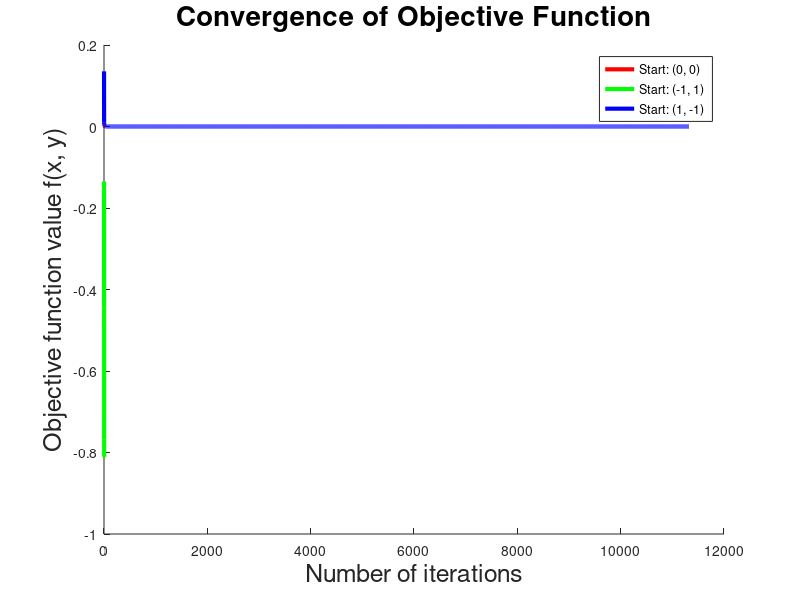

This figure's MATLAB source: (Note: this script raises an error after producing the figure.)
% KARATIS DIMITRIOS 10775
% THEMA 2, ERWTHMA c

clear;
clc;

% Define the function f(x, y) and its gradient
f = @(x, y) x.^5 .* exp(-x.^2 - y.^2);            
grad_f = @(x, y) [5*x.^4 .* exp(-x.^2 - y.^2) - 2*x.^6 .* exp(-x.^2 - y.^2); ...
                 -2*y .* x.^5 .* exp(-x.^2 - y.^2)]; 

% Initial conditions (starting points)
initial_points = [0, 0; -1, 1; 1, -1]; % The three points (x0, y0)
epsilon = 1e-6; % Convergence threshold
max_iter = 5000000; % Maximum number of iterations
a = 1e-4; % Armijo parameter 
beta = 0.3; % Step size reduction factor 
gamma_init = 1; % Initial step size
m_init = 0;

% Colors for plotting
colors = ['r', 'g', 'b']; 

figure; % Open a new figure for plotting
hold on; % Allow multiple plots on the same figure

% Execute the Steepest Descent method with Armijo rule for each starting point
for i = 1:size(initial_points, 1)
    % Initialize the point
    x = initial_points(i, 1);
    y = initial_points(i, 2);
    f_values = []; % Store function values for visualization
    
    % Loop for Steepest Descent steps
    for k = 1:max_iter
        % Calculate the gradient at the current point
        grad = grad_f(x, y);
        
        % Store function value for visualization
        f_values(k) = f(x, y);

        % Convergence check 
        if norm(grad) < epsilon
            break;
        end
        
        % Calculate the search direction (negative gradient)
        d_k = -grad;
        
        % Initialize parms
        s = gamma_init;
        m = m_init;
        gamma = (beta ^ m) * s;
        
        % Armijo Rule: Reduce gamma until the condition is satisfied
        while f(x + gamma * d_k(1), y + gamma * d_k(2)) > ...
              f(x, y) + a * gamma * (d_k' * grad)
            
            m = m + 1;
            gamma = (beta ^ m) * s; % Reduce gamma

        end
        
        % Update the point (x, y) using the selected gamma
        x_new = x + gamma * d_k(1);
        y_new = y + gamma * d_k(2);
        
        % Update the current point
        x = x_new;
        y = y_new;
    end

    % Plot the convergence for this starting point
    plot(1:k, f_values, 'Color', colors(i), 'LineWidth', 3.0);
    
    
    % Display results for the starting point
    fprintf('Initial point: (%.2f, %.2f)\n', initial_points(i, 1), initial_points(i, 2));
    fprintf('Minimum found at: (%.4f, %.4f)\n', x, y);
    fprintf('Final value f(x, y) = %.6f\n', f(x, y));
    fprintf('Number of iterations: %d\n\n', k);
    
end

% Add labels, legend, and title to the plot
xlabel('Number of iterations', 'FontSize', 18);
ylabel('Objective function value f(x, y)', 'FontSize', 18);
title('Convergence of Objective Function', 'FontSize', 20);
lgnd = legend({'Start: (0, 0)', 'Start: (-1, 1)', 'Start: (1, -1)'}, 'Location', 'northeast');
lgnd.FontSize = 20;
grid on;
hold off;

ax = gca; % Get current axis
ax.FontSize = 18; % Set font size for axis tick labels
